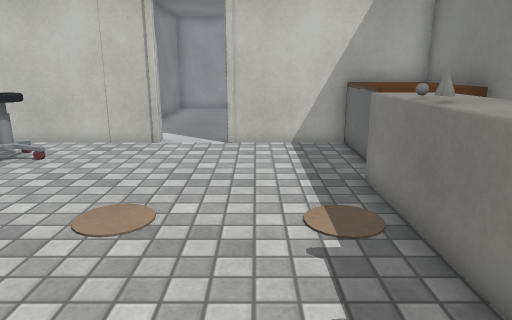
[1] (above)

16 first-person views from a walk through a 3-D level made in the Unity game engine. The camera is 1.3 m above the floor, tilts 14° down and sees 70° across. Doors are open. The floor is counted in squares, 0.5 m on a side. Each view is taken from the middle of a square. On the plan, view 1 faces up. The plan holds only what a view shows up to about 20 squares ahead; the rest is blank. The place goes on beyond the plan. The player character is not drawn. Some surface patterns are stand-ins.

[2]
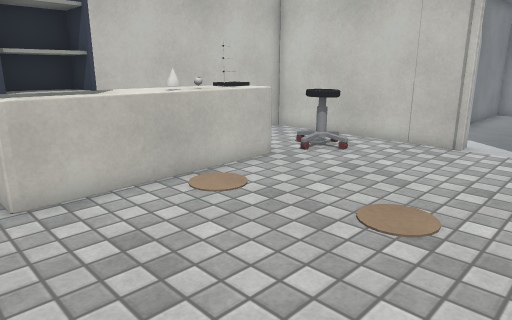

[3]
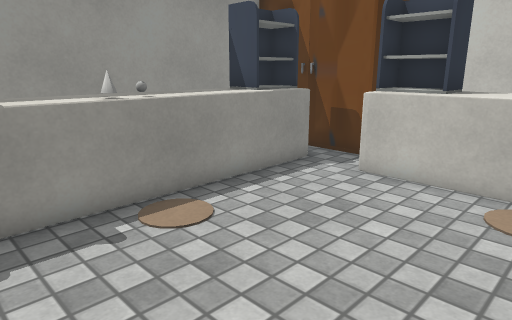

[4]
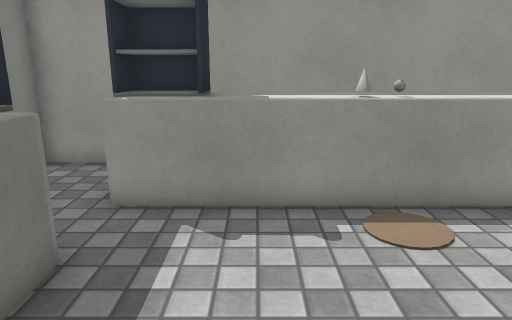

[5]
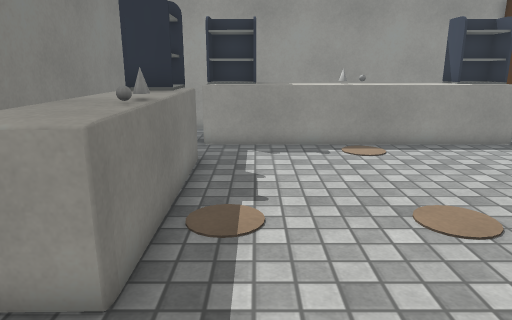

[6]
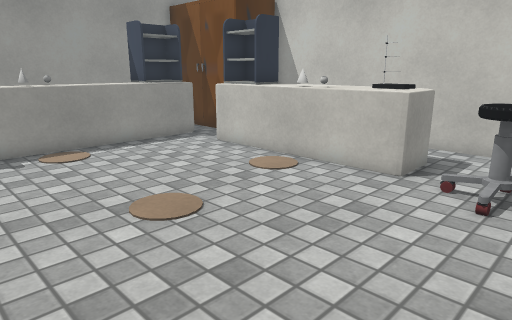

[7]
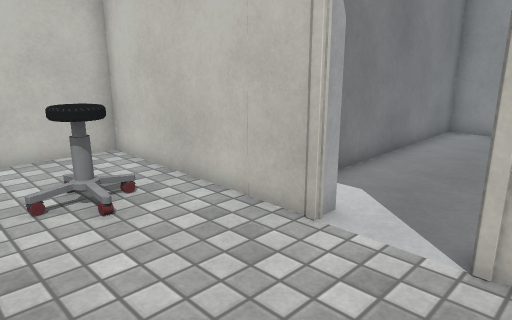

[8]
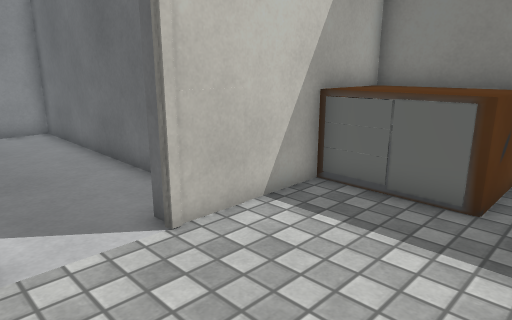

[9]
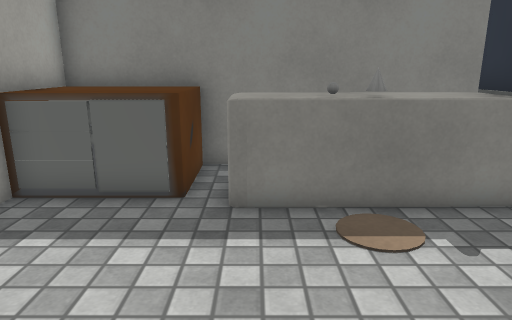

[10]
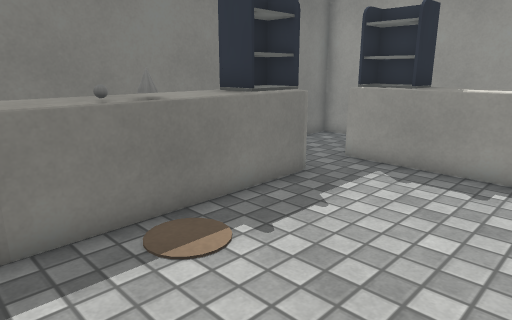

[11]
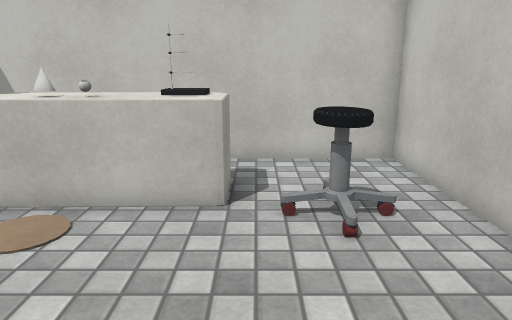

[12]
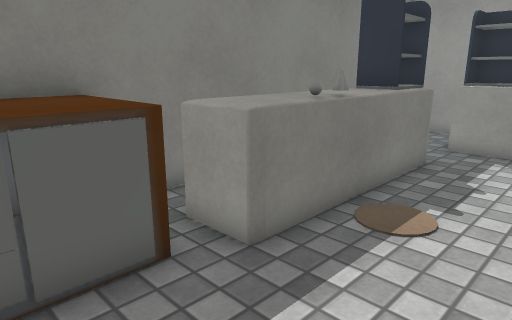

[13]
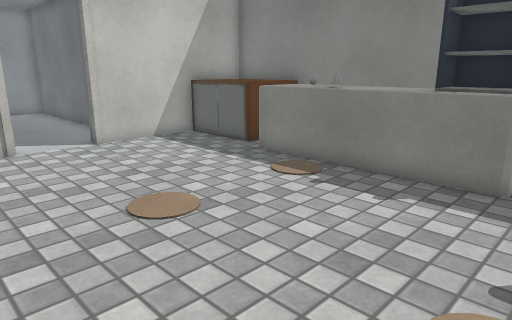

[14]
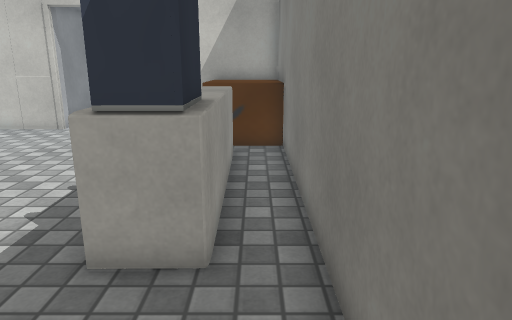

[15]
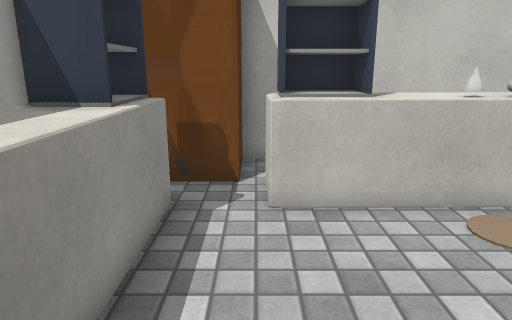

[16]
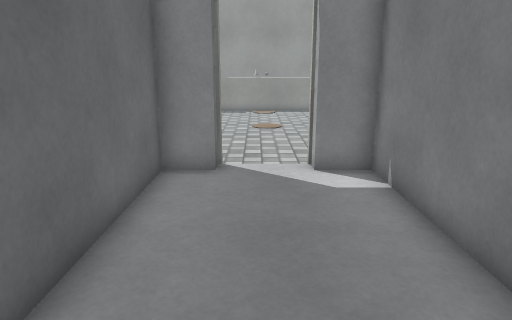

### Floor plan
Points are (right, up) in squares from view 1. A wall is a line through its corners. A room is listed if a view was taken in it or the views show most of it. See-through windows are left out.
Room 1 (views 1, 2, 3, 4, 5, 6, 7, 8, 9, 10, 11, 12, 13, 14, 15)
walls: (-3.5, 13.1) (-11.6, 13.1) (-11.6, 0.5); (3.6, 13.1) (-0.9, 13.1); (-9.4, -4.1) (5.9, -4.1) (5.9, 13.1)
ways out: open door at (-2, 13) to room 2
objects: other object (-9, 1) to (-8, 1); other object (-9, 2) to (-8, 3); other object (-9, 4) to (-8, 8); other object (-8, -2) to (-6, -1); other object (-8, 5); other object (-8, 6); other object (-8, 10) to (-7, 11); other object (-5, -2) to (0, -1); other object (-3, -1); other object (-2, -1); other object (1, -2) to (3, -1); other object (3, 1) to (4, 1); other object (3, 2) to (4, 3); other object (3, 4) to (4, 9); other object (3, 6); other object (3, 7); other object (3, 9) to (5, 13)
Room 2 (view 16)
walls: (-5.1, 24.5) (-5.1, 13.7) (-3.5, 13.7) (-3.5, 13.1); (-0.9, 13.1) (-0.9, 13.7) (0.5, 13.7) (0.5, 24.5)
ways out: open door at (-2, 13) to room 1

Where each view was taken, in squares from view 1:
view 1: 0 up, 0 right, facing up
view 2: 0 up, 0 right, facing up-left
view 3: 6 up, 1 right, facing down-left
view 4: 6 up, 0 right, facing down
view 5: 12 up, 1 right, facing down
view 6: 12 up, 1 right, facing down-left
view 7: 8 up, 0 right, facing up-left
view 8: 8 up, 4 left, facing up-right
view 9: 8 up, 4 left, facing right
view 10: 9 up, 3 left, facing down-right
view 11: 9 up, 1 left, facing left
view 12: 12 up, 1 left, facing down-right
view 13: 0 up, 6 left, facing up-right
view 14: 3 down, 5 right, facing up
view 15: 1 up, 1 left, facing left
view 16: 23 up, 2 left, facing down
